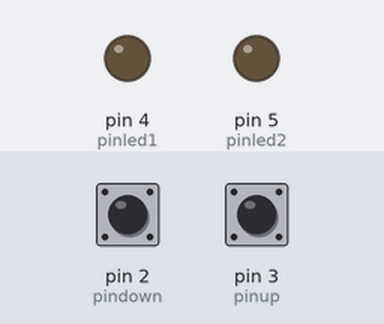
This sketch was run on a simulated Arduino Uno, built with avr-gcc and run on an emulated ATmega328P. Parts: output pins drawn as LEDs (lit = HIGH). The test bench sets the inputs (shaded band); at power-on: pin 3 (pinup) LOW, pin 2 (pindown) LOW.

Above: at 1.2 s.
1.3 s: pin 3 (pinup) pulled HIGH for 0.15 s
At 2.8 s:
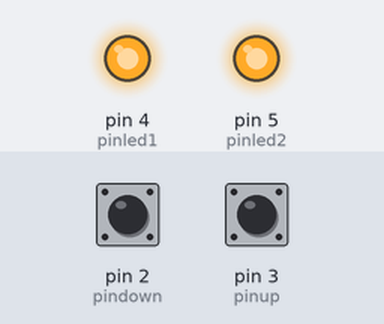
3.7 s: pin 2 (pindown) pulled HIGH for 0.15 s
At 4.9 s:
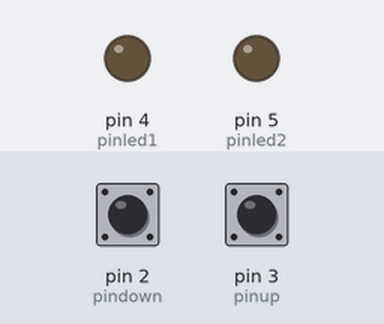
5.3 s: pin 3 (pinup) pulled HIGH for 1 s
At 6.0 s:
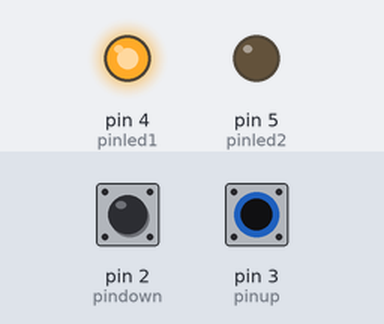
7.8 s: pin 2 (pindown) driven HIGH and pin 3 (pinup) driven HIGH
At 8.5 s:
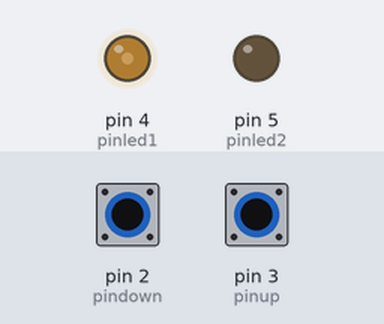
9.3 s: pin 2 (pindown) driven LOW
At 11.3 s:
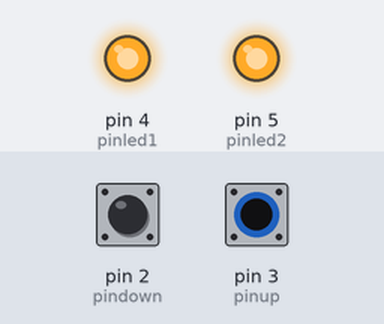
Timing chart, 0 to 12.7 s (numbered marks = the images above; inputs shaded):
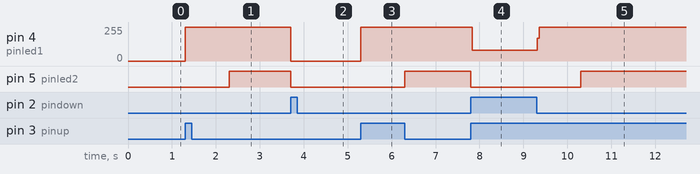

The sketch:

acenderled_ativ3_dificil.ino
```cpp
const int pinup = 3;
const int pindown = 2;
const int pinled1 = 4;
const int pinled2 = 5;
bool but0 = false;
bool but1 = false;
bool estado = 0;
unsigned long tempoAnt = 0;

void setup() {
  pinMode(pinled1, OUTPUT);
  pinMode(pinled2, OUTPUT);
  pinMode(pinup, INPUT);
  pinMode(pindown, INPUT);
}

void loop() {
  but0 = digitalRead(pinup);
  but1 = digitalRead(pindown);
  if (but0 == 1){
    digitalWrite(pinled1, 1);
    if (estado == 0){
      tempoAnt = millis(); }   // começa a contar o tempo anterior quando o botão é pressionado, e logo depois já deixa de contar pois o estado vira 1
                                //por isso a conta (tempAtual - tmepAnt) dá certo. Se não tivesse esse if, o tempoAnt iria contar enquanto o botão tivesse pressionado (but0 = 1)
    estado = 1;                       //estado vira 1 para indicar que o botão FOI PRESSIONADO.
                       //a variável ESTADO é necessário pois o codigo n consegue entender que o botao foi apertado antes sem uma variavel auxiliar, lembre-se que o tempoAnt só conta IF butt0 = 1
  }
  if (estado == 1){                     //o segundo LED irá acender após entender que o botão ja foi pressionado (não precisando deixar o but0 pressionado)
    unsigned long tempoAtual = millis();      //não da pra ser if (but0 == 1) pois não iria nem ligar (teria que deixar apertado)
    if (tempoAtual - tempoAnt >= 1000){
      digitalWrite(pinled2, 1);
    }
  }
  if (but1 == 1){
    digitalWrite(pinled1, 0);
    digitalWrite(pinled2, 0);
    estado = 0;                      //estado vira 0 para indicar
  }

}
```

Measured:
- after the input at 1.3 s, pin 4 (pinled1): 0/255 → 255/255 at once; pin 5 (pinled2): LOW → HIGH after 1.0 s
- after the input at 3.7 s, pin 4 (pinled1): 255/255 → 0/255 at once; pin 5 (pinled2): HIGH → LOW at once
- after the input at 5.3 s, pin 4 (pinled1): 0/255 → 255/255 at once; pin 5 (pinled2): LOW → HIGH after 1.0 s
- after the input at 7.8 s, pin 4 (pinled1): 255/255 → 82/255 at once; pin 5 (pinled2): HIGH → LOW at once
- after the input at 9.3 s, pin 4 (pinled1): 82/255 → 255/255 at once; pin 5 (pinled2): LOW → HIGH after 1.0 s
